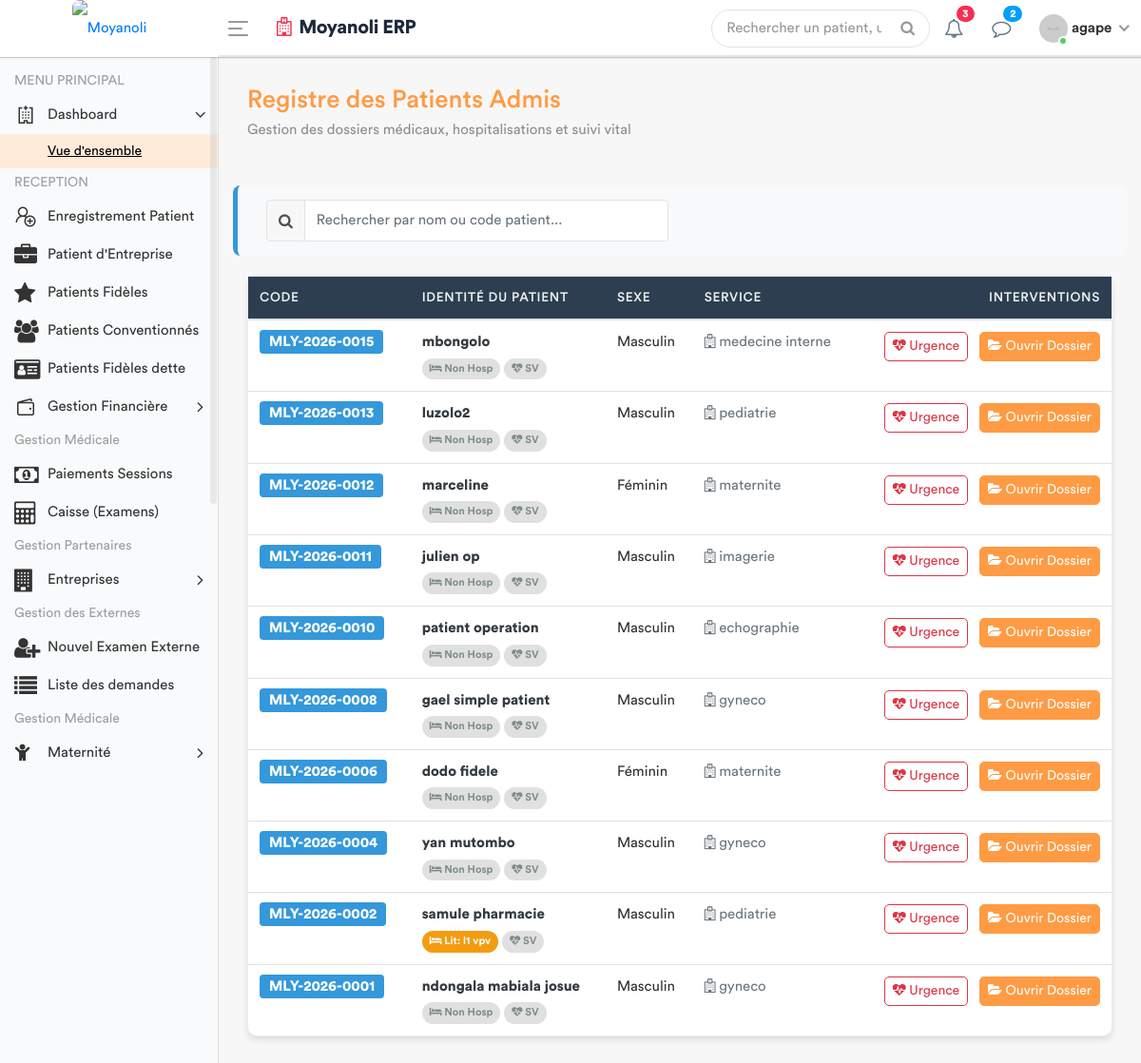
Page /patients/ (signed in) on the earlier database version.
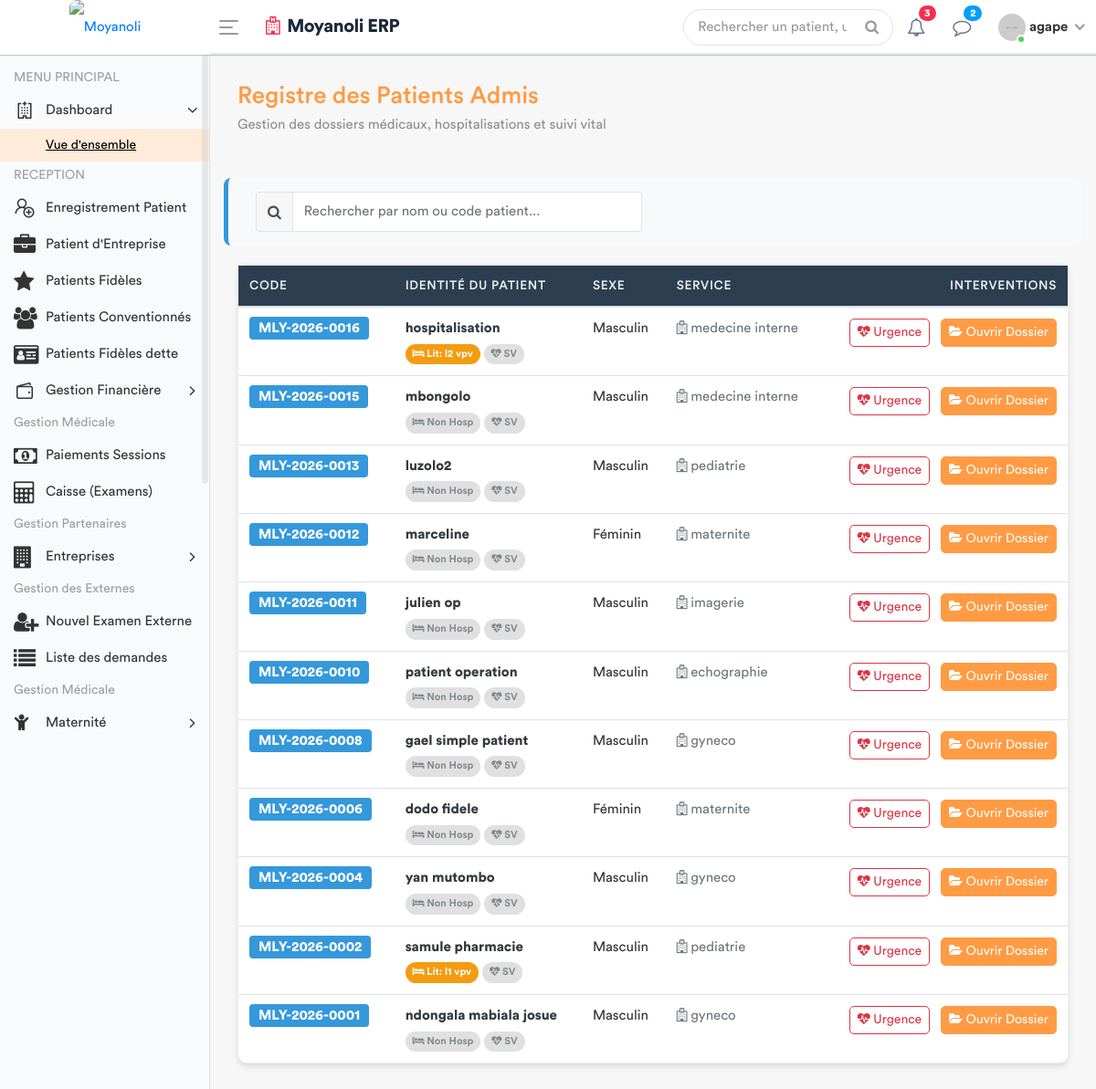
Same page on the later database version.
### apps/models.py (models this page shows, shortened)
class Patient(models.Model):
    TYPE_CHOICES = [
        ('SIMPLE', 'Patient Simple'),
        ('FIDELE', 'Patient Fidèle'),
        ('CONVENTIONNE', 'Patient Conventionné'),
    ]
    code_patient = models.CharField(max_length=20, unique=True, editable=False)
    noms = models.CharField(max_length=100)
    service = models.ForeignKey('Service', on_delete=models.PROTECT, related_name='patients', null=True)
    sexe = models.CharField(max_length=1, choices=[('M', 'Masculin'), ('F', 'Féminin')])
    age = models.CharField(max_length=30)
    adresse = models.TextField()
    telephone = models.CharField(max_length=20)
    type_patient = models.CharField(max_length=15, choices=TYPE_CHOICES, default='SIMPLE')
    a_carte_fidelite = models.BooleanField(default=False, verbose_name="Possède carte de fidélité")
    entreprise = models.ForeignKey(
        'Entreprise',
        on_delete=models.SET_NULL,
        null=True,
        blank=True,
        related_name='patients',
        verbose_name="Entreprise (si conventionné)"
    )
    fiche_payee = models.BooleanField(default=False)
    created_by = models.ForeignKey(User, on_delete=models.SET_NULL, null=True, related_name='patients_crees')
    date_creation = models.DateTimeField(auto_now_add=True)
    date_modification = models.DateTimeField(auto_now=True)

class Service(models.Model):
    nom = models.CharField(max_length=100, unique=True)
    description = models.TextField(blank=True, null=True)
    date_creation = models.DateTimeField(default=timezone.now)
    class Meta:
        verbose_name = "Service"
        verbose_name_plural = "Services"

class Hospitalisation(models.Model):
    STATUT_CHOICES = [
        ('EN_COURS', 'En cours'),
        ('TERMINE', 'Terminé'),
        ('ANNULE', 'Annulé'),
    ]
    patient = models.ForeignKey(Patient, on_delete=models.CASCADE, related_name='sejours')
    lit = models.ForeignKey(Lit, on_delete=models.PROTECT, related_name='occupations')
    date_entree = models.DateTimeField(default=timezone.now)
    date_sortie = models.DateTimeField(null=True, blank=True)
    motif_admission = models.TextField()
    statut = models.CharField(max_length=20, choices=STATUT_CHOICES, default='EN_COURS')
    observations = models.TextField(blank=True, null=True)
    class Meta:
        verbose_name = "Hospitalisation"
        verbose_name_plural = "Hospitalisations"

class Lit(models.Model):
    chambre = models.ForeignKey(Chambre, related_name='lits', on_delete=models.CASCADE)
    nom_lit = models.CharField(max_length=50)
    est_occupe = models.BooleanField(default=False)
    est_actif = models.BooleanField(default=True)

### apps/views.py (the view)
# urls.py: path('patients/', views.liste_patients_urgence, name='liste_patients_urgence'),
@login_required
def liste_patients_urgence(request):
    patients = Patient.objects.filter(fiche_payee=True).order_by('-id')
    role = Fonction.objects.filter(userKey=request.user).first()
    fonctionKey = role.fonctionKey.roleName if role and role.fonctionKey else None
    for p in patients:
        p.consultation_active = Consultation.objects.filter(
            triage__patient=p
        ).order_by('-date_creation').first()
        p.hosp_en_cours = Hospitalisation.objects.filter(
            patient=p,
            statut='EN_COURS'
        ).first()
    return render(request, 'back-end/medecin/liste_patients.html', {
        'patients': patients,
        'fonctionKey': fonctionKey
    })

### apps/templates/back-end/medecin/liste_patients.html (shortened to what the changed rows need)
<!DOCTYPE html>
{% load static %}
<html lang="fr">
    <head>
        {% include 'back-end/includes/css.html' %}
    </head>
    <body>
        <div class="main-wrapper">
            <div class="page-wrapper">
                <div class="content container-fluid">
                    <div class="card">
                        <div class="card-body p-0">
                            <div class="table-responsive">
                                <table class="table table-hover mb-0" id="patientTable">
                                    <thead>
                                        <tr>
                                            <th>CODE</th>
                                            <th>IDENTITÉ DU PATIENT</th>
                                            <th>SEXE</th>
                                            <th>SERVICE</th>
                                            <th class="text-right">INTERVENTIONS</th>
                                        </tr>
                                    </thead>
                                    <tbody id="patientTableBody">
                                        {% for patient in patients %}
                                        <tr class="align-middle">
                                            <td><span class="badge-code">{{ patient.code_patient }}</span></td>
                                            <td>
                                                <div class="font-weight-bold text-dark">{{ patient.noms }}</div>
                                                <div>
                                                    <span id="hosp_tab" class="med-tab {% if not patient.hosp_en_cours %}tab-inactive{% endif %}">
                                                        <i class="fa fa-bed"></i> {% if patient.hosp_en_cours %}Lit: {{ patient.hosp_en_cours.lit.nom_lit }}{% else %}Non Hosp{% endif %}
                                                    </span>
                                                    <span id="sv_tab" class="med-tab {% if not patient.a_signes_vitaux %}tab-inactive{% endif %}">
                                                        <i class="fa fa-heartbeat"></i> SV
                                                    </span>
                                                </div>
                                            </td>
                                            <td>{{ patient.get_sexe_display }}</td>
                                            <td><span class="text-secondary"><i class="fa fa-hospital-o"></i> {{ patient.service.nom|default:"Non assigné" }}</span></td>
                                            <td class="text-right">
                                                {% if patient.consultation_active %}
                                                    <a href="{% url 'enregistrer_ordonnance_urgence' patient.consultation_active.id %}"
                                                       class="btn btn-sm btn-outline-danger btn-action mr-2">
                                                        <i class="fa fa-heartbeat"></i> Urgence
                                                    </a>
                                                {% else %}
                                                    <button class="btn btn-sm btn-outline-light mr-2" disabled><i class="fa fa-ban"></i></button>
                                                {% endif %}
                                                <a href="{% url 'dossier_medical_complet' patient.id %}" class="btn btn-sm btn-primary btn-action">
                                                    <i class="fa fa-folder-open"></i> Ouvrir Dossier
                                                </a>
                                            </td>
                                        </tr>
                                        {% empty %}
                                        <tr>
                                            <td colspan="5" class="text-center py-5 text-muted">
                                                <i class="fa fa-folder-open-o fa-3x"></i><br>Aucun dossier patient en attente.
                                            </td>
                                        </tr>
                                        {% endfor %}
                                    </tbody>
                                </table>
                            </div>
                        </div>
                    </div>
                </div>
            </div>
        </div>
    </body>
</html>

Differences in the rows shown:
added Patient: code_patient "MLY-2026-0016", noms "hospitalisation", hosp_en_cours.lit.nom_lit "l2 vpv", sexe "Masculin", service.nom "medecine interne", shows "Urgence"
